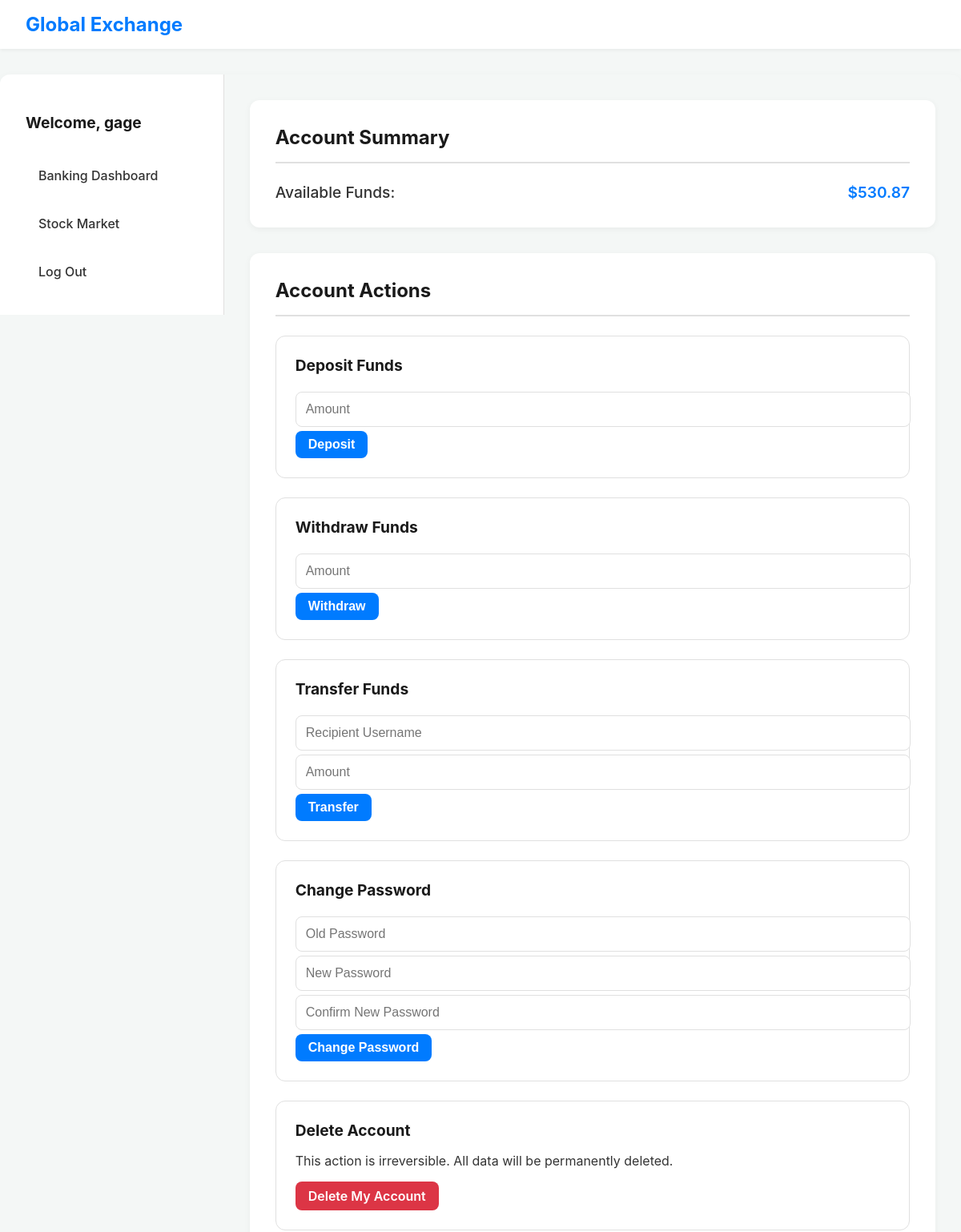
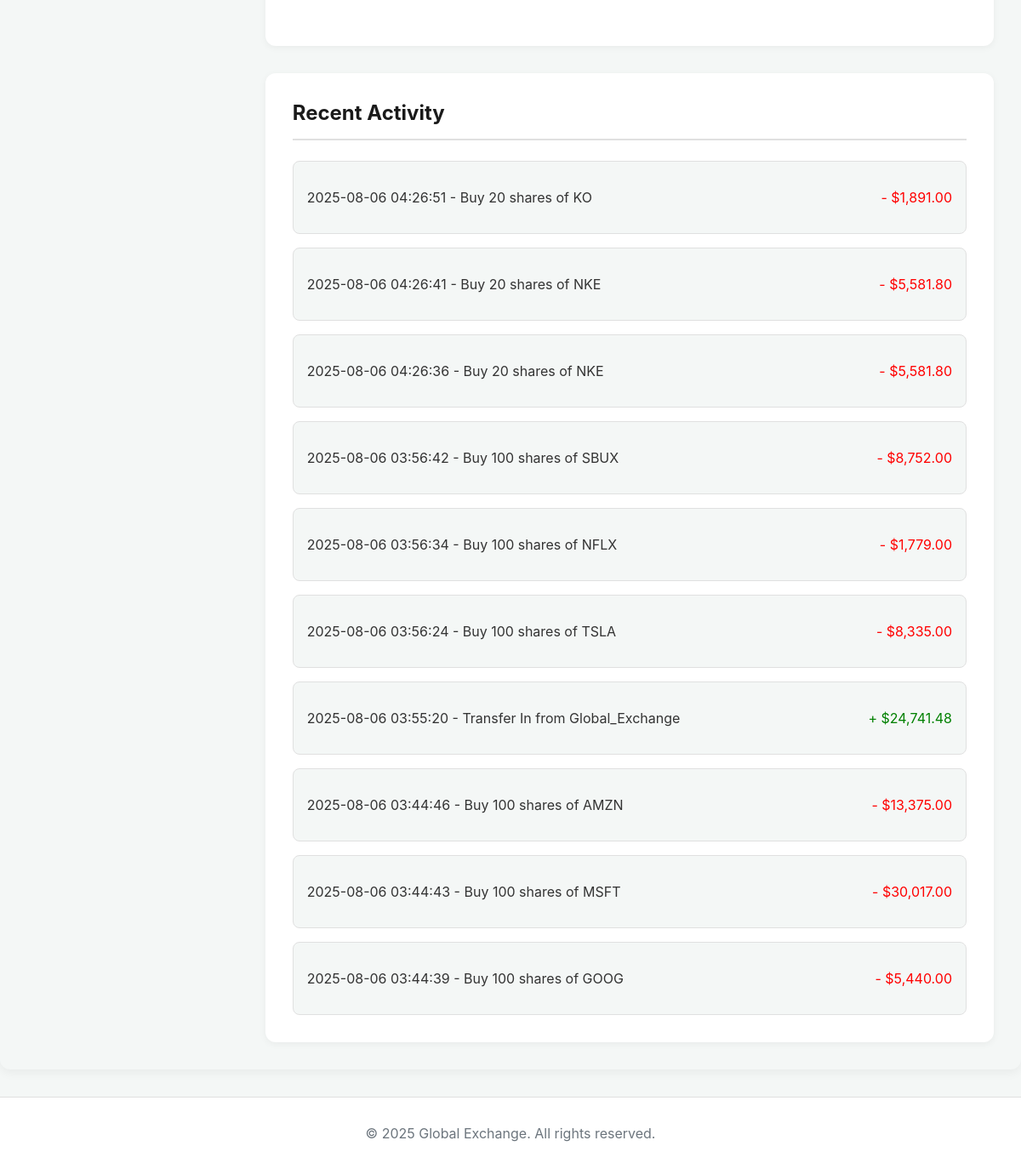
Before: /banking_dashboard (signed in) with the older database file (2 pictures, top to bottom).
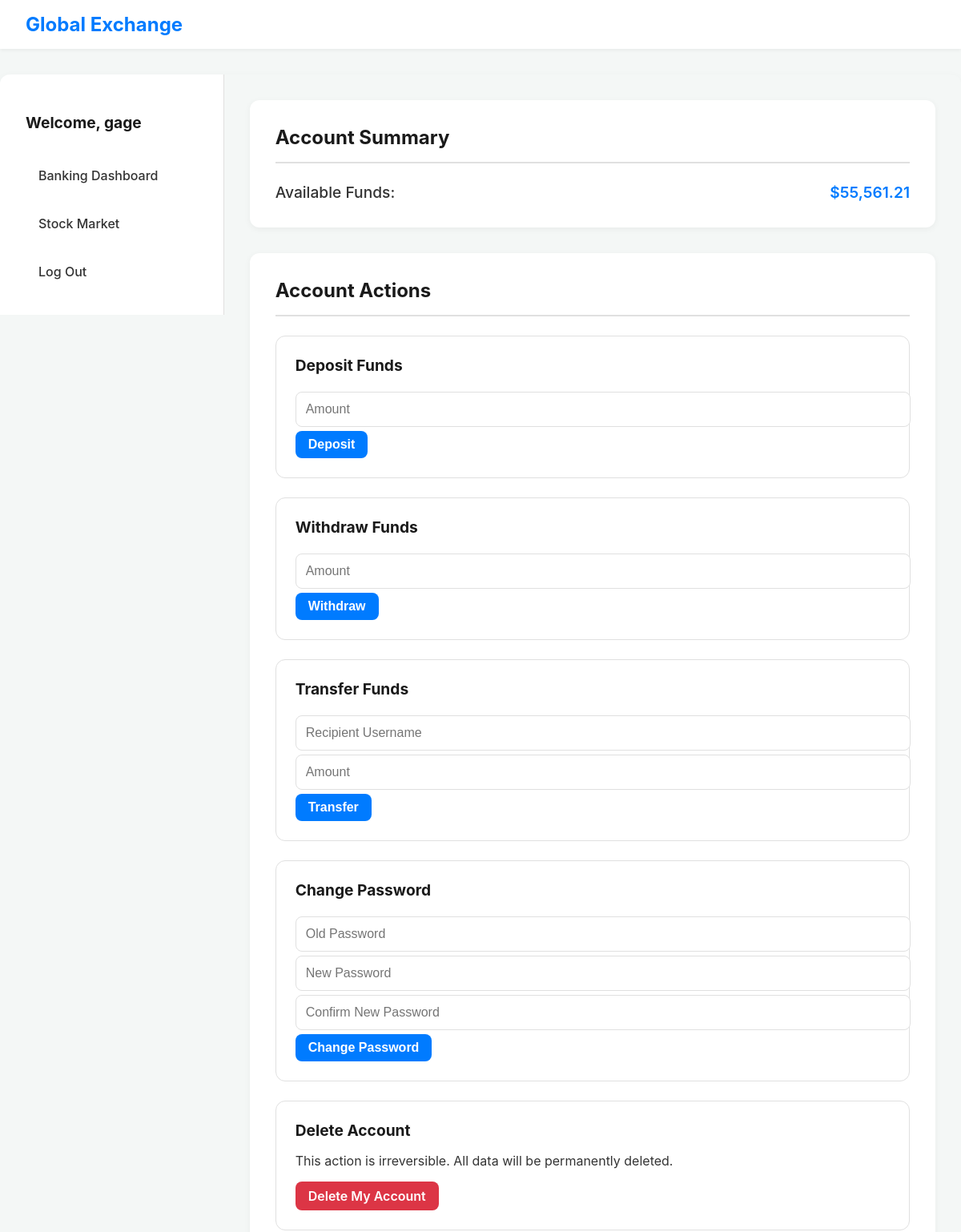
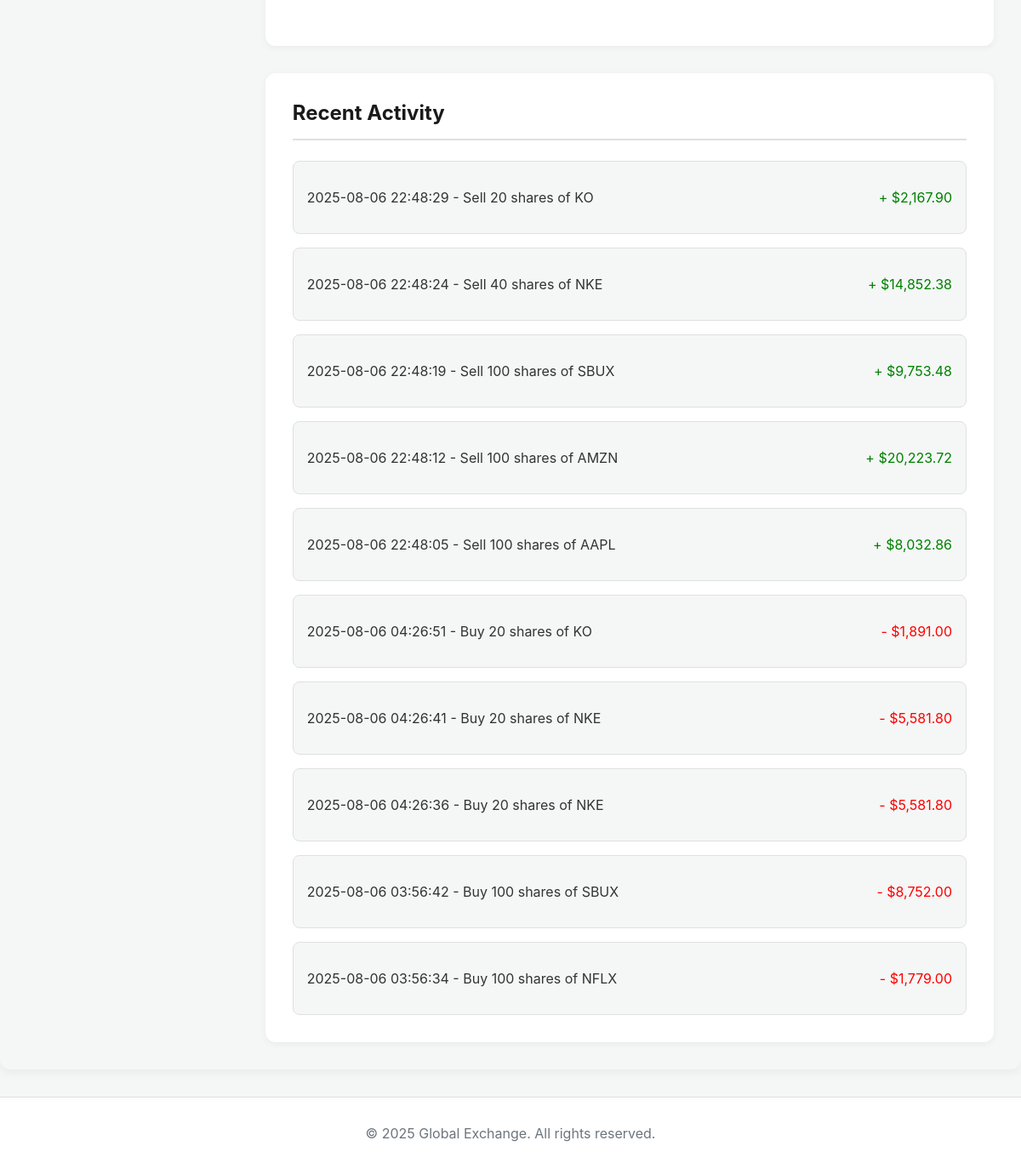
After: the same page with the newer database file (2 pictures, top to bottom).
### app.py (models this page shows, shortened)
class User(db.Model):
    __tablename__ = 'users'
    id = db.Column(db.Integer, primary_key=True)
    username = db.Column(db.String(80), unique=True, nullable=False)
    password_hash = db.Column(db.String(128), nullable=False)
    transactions = db.relationship('Transaction', backref='user', lazy=True)
    portfolio = db.relationship('StockHolding', backref='user', lazy=True)
    password_reset_tokens = db.relationship('PasswordResetToken', backref='user', lazy=True)
    wallet = db.relationship('UserWallet', backref='user', uselist=False)

class UserWallet(db.Model):
    __tablename__ = 'user_wallets'
    id = db.Column(db.Integer, primary_key=True)
    user_id = db.Column(db.Integer, db.ForeignKey('users.id'), unique=True, nullable=False)
    balance = db.Column(db.Float, default=0.00)

class Transaction(db.Model):
    __tablename__ = 'transactions'
    id = db.Column(db.Integer, primary_key=True)
    user_id = db.Column(db.Integer, db.ForeignKey('users.id'), nullable=False)
    transaction_type = db.Column(db.String(100), nullable=False)
    amount = db.Column(db.Float, nullable=False)
    timestamp = db.Column(db.DateTime, default=datetime.utcnow)

### app.py (the view)
@app.route('/banking_dashboard')
@login_required
def banking_dashboard():
    user = g.user
    transactions = Transaction.query.filter_by(user_id=user.id).order_by(Transaction.timestamp.desc()).limit(10).all()
    return render_template('banking_dashboard.html', user=user, user_wallet=g.user_wallet, transactions=transactions)

### app.py (called while the page is built)
def login_required(f):
    @wraps(f)
    def decorated_function(*args, **kwargs):
        if 'user_id' not in session:
            flash('Please log in to access this page.', 'error')
            return redirect(url_for('login'))
        return f(*args, **kwargs)
    return decorated_function

@app.before_request
def load_logged_in_user():
    user_id = session.get('user_id')
    if user_id is None:
        g.user = None
        g.user_wallet = None
    else:
        g.user = User.query.get(user_id)
        if g.user:
            g.user_wallet = UserWallet.query.filter_by(user_id=g.user.id).first()
            if not g.user_wallet:
                g.user_wallet = UserWallet(user_id=g.user.id, balance=INITIAL_BALANCE)
                db.session.add(g.user_wallet)
                db.session.commit()
        else:
            session.clear()
            g.user = None
            g.user_wallet = None

### templates/banking_dashboard.html (shortened to what this page needs)
{% extends "base.html" %}
{% block content %}
<div class="dashboard-container">
    <aside class="sidebar">
        <h2>Welcome, {{ user.username }}</h2>
        <a href="{{ url_for('banking_dashboard') }}">Banking Dashboard</a>
        <a href="{{ url_for('stock_dashboard') }}">Stock Market</a>
        <a href="{{ url_for('logout') }}">Log Out</a>
    </aside>
    <main class="main-content">
        <div class="dashboard-card">
            <h2>Account Summary</h2>
            <div class="info-block">
                <p>Available Funds:</p>
                <span>${{ "{:,.2f}".format(user_wallet.balance) }}</span>
            </div>
        </div>
        <div class="dashboard-card">
            <h2>Account Actions</h2>
            <div class="form-section">
                <h3>Deposit Funds</h3>
                <form action="{{ url_for('deposit') }}" method="post">
                    <input type="number" name="amount" placeholder="Amount" step="0.01" min="0" required>
                    <button type="submit" class="button-primary">Deposit</button>
                </form>
            </div>
            <div class="form-section">
                <h3>Withdraw Funds</h3>
                <form action="{{ url_for('withdraw') }}" method="post">
                    <input type="number" name="amount" placeholder="Amount" step="0.01" min="0" required>
                    <button type="submit" class="button-primary">Withdraw</button>
                </form>
            </div>
            <div class="form-section">
                <h3>Transfer Funds</h3>
                <form action="{{ url_for('transfer') }}" method="post">
                    <input type="text" name="recipient" placeholder="Recipient Username" required>
                    <input type="number" name="amount" placeholder="Amount" step="0.01" min="0" required>
                    <button type="submit" class="button-primary">Transfer</button>
                </form>
            </div>
            <div class="form-section">
                <h3>Change Password</h3>
                <form action="{{ url_for('change_password') }}" method="post">
                    <input type="password" name="old_password" placeholder="Old Password" required>
                    <input type="password" name="new_password" placeholder="New Password" required>
                    <input type="password" name="confirm_new_password" placeholder="Confirm New Password" required>
                    <button type="submit" class="button-primary">Change Password</button>
                </form>
            </div>
            <div class="form-section">
                <h3>Delete Account</h3>
                <p>This action is irreversible. All data will be permanently deleted.</p>
                <a href="{{ url_for('confirm_delete') }}" class="button-danger">Delete My Account</a>
            </div>
        </div>
        <div class="dashboard-card">
            <h2>Recent Activity</h2>
            <ul class="activity-list">
                {% for transaction in transactions %}
                {% set is_positive_transaction = 'Deposit' in transaction.transaction_type or 'Transfer In' in transaction.transaction_type or 'Sell' in transaction.transaction_type or 'fee collected' in transaction.transaction_type.lower() or 'Trust Account' in transaction.transaction_type %}
                <li>
                    <p>{{ transaction.timestamp.strftime('%Y-%m-%d %H:%M:%S') }} - {{ transaction.transaction_type }}</p>
                    <span style="color: {% if is_positive_transaction %}green{% else %}red{% endif %};">
                        {% if is_positive_transaction %}+{% else %}-{% endif %} ${{ "{:,.2f}".format(transaction.amount|abs) }}
                    </span>
                </li>
                {% else %}
                <p style="text-align: center; color: #6c757d;">No recent activity to display.</p>
                {% endfor %}
            </ul>
        </div>
    </main>
</div>
{% endblock %}

### templates/base.html (shortened to what this page needs)
<!DOCTYPE html>
<html lang="en">
<head>
    <link rel="stylesheet" href="{{ url_for('static', filename='style.css') }}">
</head>
<body>
    <header>
        <div class="logo">Global Exchange</div>
    </header>
    {% block content %}
    {% endblock %}
    <footer>
        <p>&copy; 2025 Global Exchange. All rights reserved.</p>
    </footer>
</body>
</html>

### static/style.css (style rules this page uses)
:root { --primary-color: #007bff; --primary-hover-color: #0056b3; --background-color: #f4f7f6; --card-background-color: #ffffff; --text-color: #333333; --heading-color: #1a1a1a; --border-color: #e0e0e0; --flash-success: #28a745; --flash-error: #dc3545; --flash-info: #17a2b8; }
body { font-family: 'Inter', sans-serif; margin: 0; padding: 0; background-color: var(--background-color); color: var(--text-color); display: flex; flex-direction: column; min-height: 100vh; box-sizing: border-box; }
header { background-color: var(--card-background-color); box-shadow: 0 2px 4px rgba(0, 0, 0, 0.05); padding: 1rem 2rem; display: flex; align-items: center; justify-content: space-between; }
header .logo { font-size: 1.5rem; font-weight: 700; color: var(--primary-color); }
footer { padding: 1rem 2rem; background-color: var(--card-background-color); color: #6c757d; text-align: center; margin-top: auto; border-top: 1px solid var(--border-color); }
.dashboard-container { display: flex; width: 100%; max-width: 1200px; margin: 2rem auto; background-color: var(--background-color); border-radius: 12px; box-shadow: 0 4px 12px rgba(0, 0, 0, 0.05); overflow: hidden; align-items: flex-start; }
.sidebar { width: 250px; background-color: var(--card-background-color); padding: 2rem; border-right: 1px solid var(--border-color); display: flex; flex-direction: column; gap: 1rem; }
.sidebar h2 { font-size: 1.2rem; margin-bottom: 1rem; color: var(--heading-color); }
.sidebar a { text-decoration: none; color: var(--text-color); padding: 0.75rem 1rem; border-radius: 8px; transition: background-color 0.2s, color 0.2s; font-weight: 500; }
.main-content { flex-grow: 1; padding: 2rem; display: flex; flex-direction: column; gap: 2rem; }
.dashboard-card { background-color: var(--card-background-color); padding: 2rem; border-radius: 12px; box-shadow: 0 2px 8px rgba(0, 0, 0, 0.05); }
.dashboard-card h2 { margin-top: 0; font-size: 1.5rem; color: var(--heading-color); border-bottom: 2px solid var(--border-color); padding-bottom: 1rem; margin-bottom: 1.5rem; }
.info-block { display: flex; justify-content: space-between; align-items: center; font-size: 1.2rem; font-weight: 600; color: var(--primary-color); }
.info-block p { margin: 0; color: var(--text-color); font-weight: 500; }
input[type="text"], input[type="password"], input[type="number"] { width: 100%; padding: 0.75rem; border: 1px solid var(--border-color); border-radius: 8px; font-size: 1rem; color: var(--text-color); transition: border-color 0.2s; }
.form-section { margin-bottom: 1.5rem; padding: 1.5rem; border: 1px solid var(--border-color); border-radius: 12px; }
.form-section h3 { margin-top: 0; color: var(--heading-color); font-size: 1.2rem; margin-bottom: 1rem; }
.form-section form { gap: 0.75rem; }
.activity-list { list-style: none; padding: 0; margin: 0; display: flex; flex-direction: column; gap: 1rem; }
.activity-list li { display: flex; justify-content: space-between; align-items: center; background-color: var(--background-color); padding: 1rem; border-radius: 8px; border: 1px solid var(--border-color); }
.button-primary, .button-secondary, .button-danger { background-color: var(--primary-color); color: #ffffff; padding: 0.5rem 1rem; border: none; border-radius: 8px; cursor: pointer; font-size: 1rem; font-weight: 600; transition: background-color 0.3s, transform 0.1s; text-decoration: none; display: inline-block; text-align: center; }
.button-danger { background-color: var(--flash-error); }

### templates/banking_dashboard.html (style rules this page uses)
.form-section form input, .form-section form button { margin-top: 5px; }

Changed rows visible on the page:
no longer on this page (row unchanged): Transaction: amount|abs "8,335.00"
no longer on this page (row unchanged): Transaction: amount|abs "24,741.48"
no longer on this page (row unchanged): Transaction: amount|abs "13,375.00"
no longer on this page (row unchanged): Transaction: amount|abs "30,017.00"
no longer on this page (row unchanged): Transaction: amount|abs "5,440.00"
changed UserWallet: balance "530.87" → "55,561.21"
added Transaction: amount|abs "2,167.90"
added Transaction: amount|abs "14,852.38"
added Transaction: amount|abs "9,753.48"
added Transaction: amount|abs "20,223.72"
added Transaction: amount|abs "8,032.86"
